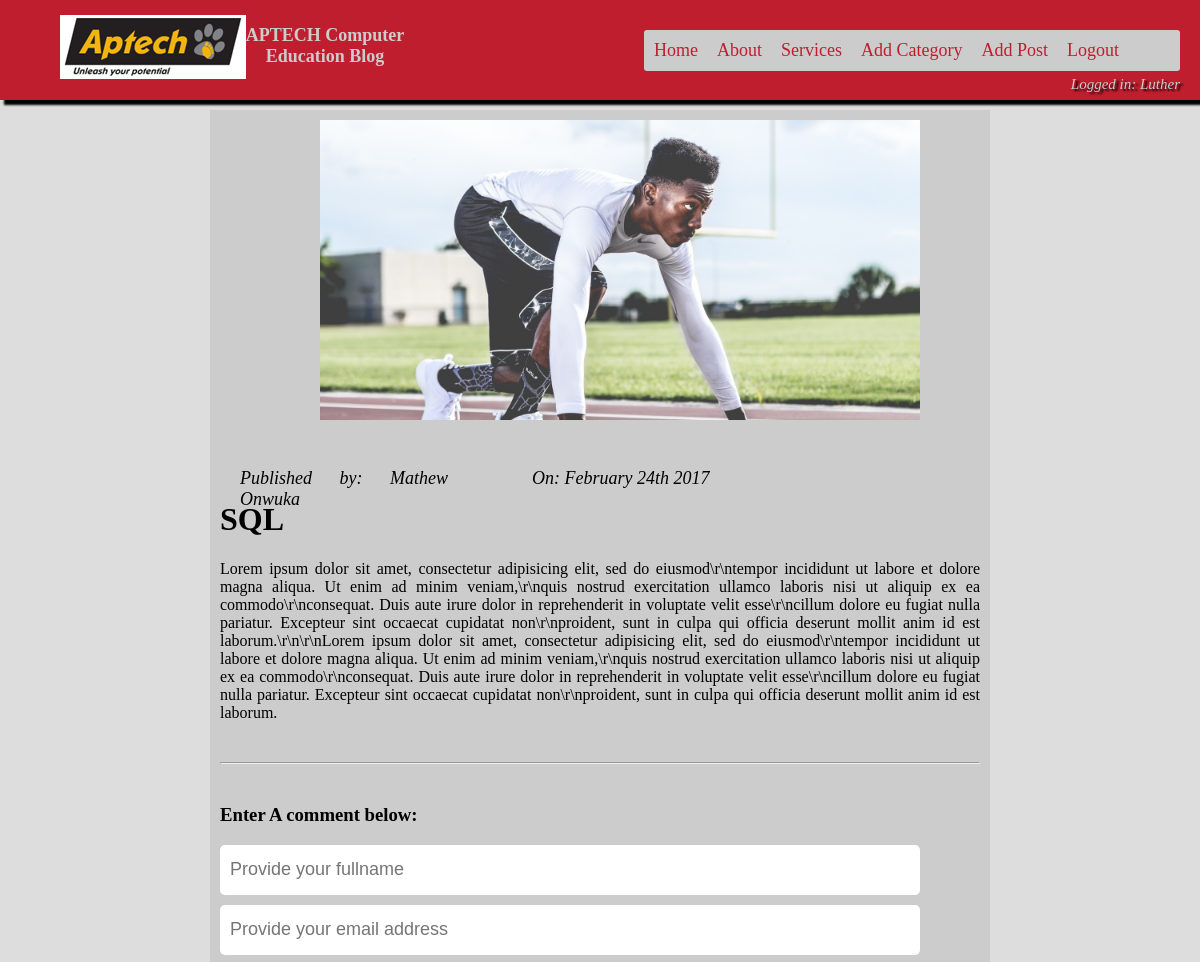
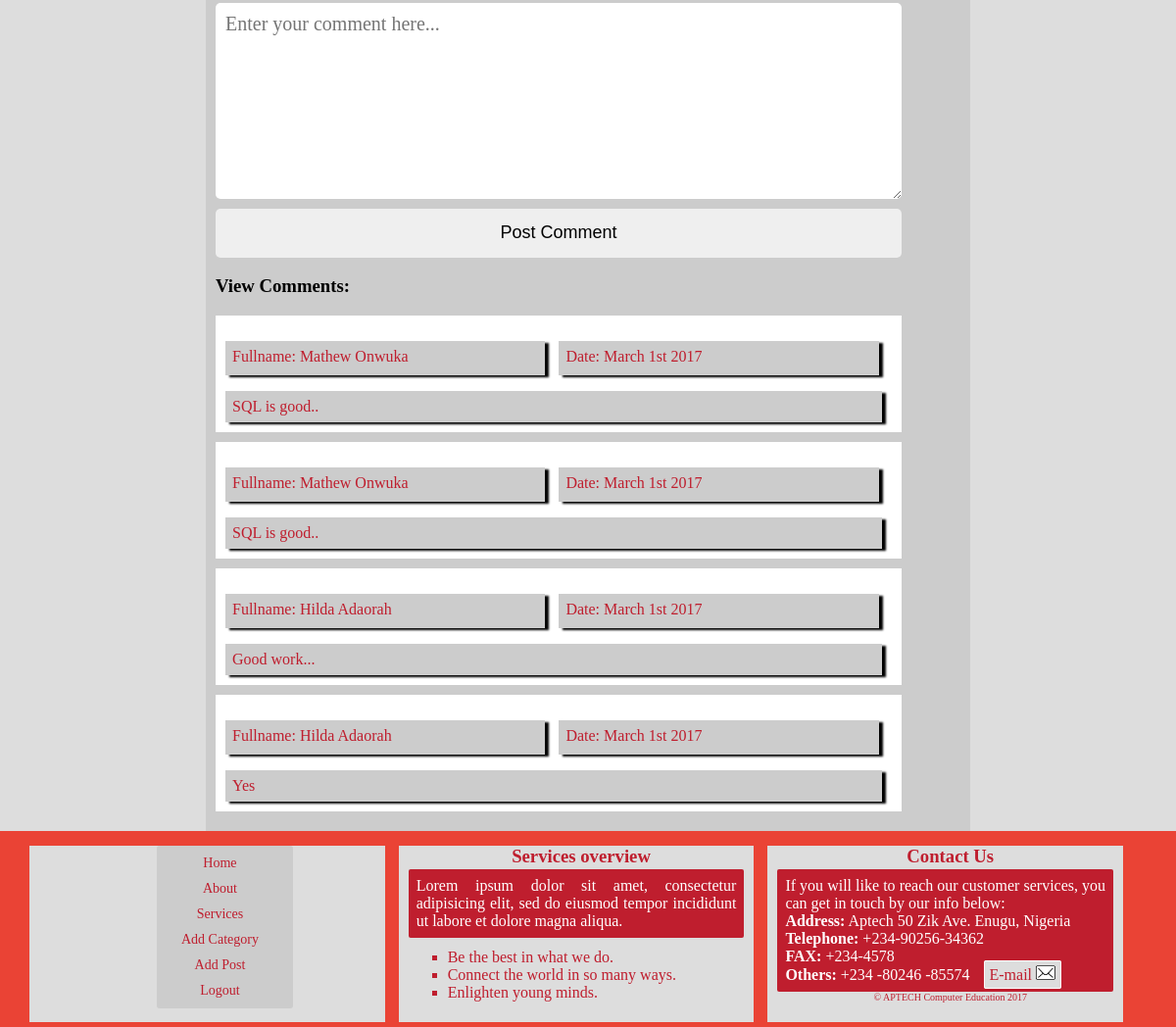
The app's page /view_post.php?post-id=10&post_title=SQL (signed in) with its own data (2 pictures, top to bottom).
### tables this page shows
CREATE TABLE `posts` (
  `post_id` int(11) NOT NULL,
  `post_title` varchar(255) NOT NULL,
  `post_body` text NOT NULL,
  `post_date` bigint(20) NOT NULL,
  `image_path` varchar(255) NOT NULL,
  `num_comm` int(11) NOT NULL,
  `cat_id` int(11) NOT NULL,
  `user_id` int(11) NOT NULL
);

CREATE TABLE `users` (
  `user_id` int(11) NOT NULL,
  `username` varchar(50) NOT NULL,
  `password` varchar(250) NOT NULL,
  `fullname` varchar(250) NOT NULL,
  `email` varchar(250) NOT NULL
);

CREATE TABLE `comments` (
  `comm_id` int(11) NOT NULL,
  `fullname` varchar(255) NOT NULL,
  `comment` text NOT NULL,
  `comm_date` bigint(20) NOT NULL,
  `post_id` int(11) NOT NULL
);

### view_post.php (the view, shortened to what this page needs)
<?php
if (isset($_GET['post_title']) && isset($_GET['post-id'])) {
	$post_id = htmlentities($_GET['post-id']);
}else{
	header("Location: index.php");
}
require("includes/header.php");
require('includes/db.inc.php');
$post_id = intval($post_id);
$sql = "SELECT posts.*, users.fullname FROM posts INNER JOIN users ON posts.user_id = users.user_id WHERE post_id = '$post_id'";
$query = mysqli_query($link, $sql);
if (mysqli_num_rows($query) > 0) {
	$row = mysqli_fetch_array($query);
	$img_path = $row['image_path'];
	$post_date = date('F jS Y', $row['post_date']);
	$post_title = $row['post_title'];
	$body = nl2br($row['post_body']);
	$fullname = $row['fullname'];
}
 ?>
 <div class="postCont">
 	<div class="imgCont">
 		<img src="<?php echo $img_path; ?>">
 	</div>
 	<div class="userDet">
 		<p>Published by: <?php echo $fullname; ?> </p>
 	</div>
 	<div class="userDet">
 		<p>On: <?php echo $post_date; ?> </p>
 	</div>
 	<h1><?php echo $post_title; ?></h1>
 	<div class="postBody">
 		<?php echo $body; ?>
 	</div>
 		<hr>
 	<div class="comment">
 		<h3>Enter A comment below:</h3>
		<form action="add_comment.php" method="post" onsubmit="return validateForm(this);">
			 		<input type="text" placeholder="Provide your fullname" name="fullname" required>
			 		<input type="email" placeholder="Provide your email address" name="email" required>
			 		<textarea name="comment" placeholder="Enter your comment here..."></textarea>
			 		<input type="submit" value="Post Comment" name="submit">
		</form>
	</div>
	<h3>View Comments:</h3>
	<?php
	$sql = "SELECT * FROM comments WHERE post_id = '$post_id'";
	$query = mysqli_query($link, $sql);
	if (mysqli_num_rows($query) > 0) {
		while ($row = mysqli_fetch_array($query)) {
			$fullname = $row['fullname'];
			$comm_date = date("F jS Y", $row['comm_date']);
			$comment = nl2br($row['comment']);
	 ?>
	<div class="view-comm">
		<p class="c-details">Fullname: <?php echo $fullname; ?></p>
		<p class="c-details">Date: <?php echo $comm_date; ?></p>
		<p class="comm"><?php echo $comment; ?></p>
	</div>
	<?php } } ?>
 </div>
<?php require("includes/footer.php"); ?>

### css/styles.css (style rules this page uses)
* { box-sizing: border-box; -moz-box-sizing: border-box; -webkit-box-sizing: border-box; -o-box-sizing: border-box; }
body { margin: 0; font-family: verdana; }
.post-body form input, select, textarea { display: block; font-size: 18px; width: 600px; font-family: "comic sans"; border-radius: 5px; border:none; height: 40px; padding: 5px; margin-bottom: 10px; }
.postCont { width: 65%; min-height: 400px; margin: 0 auto; background-color: #ccc; text-align: justify; padding: 10px; }
.postCont .imgCont { width: 600px; height: 300px; overflow: hidden; margin-left: 100px; }
.postCont .imgCont img { width: 100%; }
.postCont .userDet { width: 30%; display: inline-block; vertical-align: top; height: 40px; background-color: #ccc; margin-right: 50px; margin-left: 10px; padding: 10px; border-radius: 10px; font-family: "comic sans serif"; font-style: italic; font-size: 18px; margin-top: 20px; }
.postCont .userDet p { width: 100%; }
.comment { width: 700px; min-height: 250px; }
.comment input { width: 700px; display: block; margin: 10px 0; height: 50px; padding: 10px; font-size: 18px; border: none; border-radius: 5px; }
.comment textarea { width: 700px; display: block; margin: 10px 0; height: 200px; padding: 10px; font-size: 20px; border : none; border-radius: 5px; }
hr { margin: 40px 0; }
.view-comm { width: 700px; min-height: 60px; margin: 10px 0; background-color: #fff; padding: 10px; }
.view-comm p.c-details { background-color: #ccc; color: #BF1E2E; padding: 7px; width: 48%; display: inline-block; vertical-align: top; min-height: 35px; box-shadow: 4px 2px 2px #000; margin-right: 10px; }
.view-comm p.comm { background-color: #ccc; color: #BF1E2E; padding: 7px; width: 670px; text-align: justify; box-shadow: 4px 2px 2px #000; margin: 0; }

### records on screen
posts: image_path (picture), user.fullname "Mathew Onwuka", post_date "February 24th 2017", post_title "SQL", post_body "Lorem ipsum dolor sit amet, consectetur adipisicing elit, sed do eiusmod\\r\\ntempor incididunt ut labore et dolore magna aliqua. Ut enim ad minim veniam,\\r\\nquis nostrud exercitation ullamco laboris nisi ut aliquip ex ea commodo\\r\\nconsequat. Duis aute irure dolor in reprehenderit in voluptate velit esse\\r\\ncillum dolore eu fugiat nulla pariatur. Excepteur sint occaecat cupidatat non\\r\\nproident, sunt in culpa qui officia deserunt mollit anim id est laborum.\\r\\n\\r\\nLorem ipsum dolor sit amet, consectetur adipisicing elit, sed do eiusmod\\r\\ntempor incididunt ut labore et dolore magna aliqua. Ut enim ad minim veniam,\\r\\nquis nostrud exercitation ullamco laboris nisi ut aliquip ex ea…"
comments: fullname "Mathew Onwuka", comm_date "March 1st 2017", comment "SQL is good.."
comments: fullname "Mathew Onwuka", comm_date "March 1st 2017", comment "SQL is good.."
comments: fullname "Hilda Adaorah", comm_date "March 1st 2017", comment "Good work..."
comments: fullname "Hilda Adaorah", comm_date "March 1st 2017", comment "Yes"

### other values on screen
$username "Luther"
